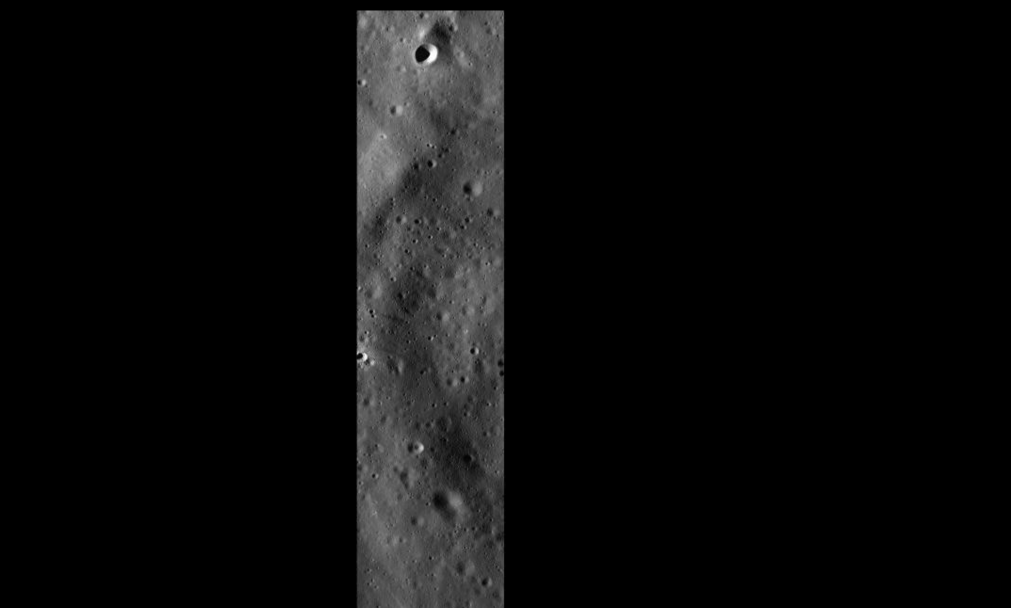
#> input picture data/demo_pairs/ohrc_nac_crater_x/reference.png, 2021 x 1215 px (shown at 1/2 size)
$ python generate_patch_triplets.py --sample-image ../data/demo_pairs/synthetic_validation/target.png
#> lines starting #> are read from the running program, lines starting #| are printed output that depends on the picture; after the words box and inside, x2 and y2 are one past the last pixel; in counts of white or black regions, pixels touching at a corner belong together
"""Lunar Surface Patch Triplet Generator for Deep Metric Learning (Module 2).

Generates anchor, positive, and negative 32x32 grayscale patch triplets from
lunar orbital imagery for metric learning (Triplet Loss / Siamese networks):
  - Anchor: 32x32 patch centered on an AKAZE keypoint in the source image.
  - Positive: 32x32 patch centered on the same physical crater feature after
              random synthetic homography (rotation, scale, perspective jitter)
              and radiometric illumination shifts (gamma, brightness, contrast).
  - Negative: 32x32 patch centered on a different keypoint from the same image
              at least 50 pixels away to ensure non-overlapping spatial terrain.

Saves output triplets to data/training/patch_triplets.npz and visualizes samples
to data/training/sample_triplets.png.
"""

import argparse
import os
import sys
from pathlib import Path
import numpy as np
import cv2
import matplotlib.pyplot as plt

# Ensure project root is on sys.path
PROJECT_ROOT = Path(__file__).resolve().parent.parent
if str(PROJECT_ROOT) not in sys.path:
    sys.path.insert(0, str(PROJECT_ROOT))


def discover_source_images(input_dirs: list[str]) -> list[Path]:
    """Discover base lunar images from provided directories.

    Args:
        input_dirs: List of directory paths to scan.

    Returns:
        List of Path objects pointing to valid lunar source images.
    """
    found_images: list[Path] = []
    seen_paths: set[Path] = set()

    for dir_str in input_dirs:
        d = Path(dir_str).resolve()
        if not d.exists():
            print(f"[!] Warning: Directory not found: {d}")
            continue

        for ext in ("*.png", "*.tif", "*.tiff", "*.jpg", "*.jpeg"):
            for f in sorted(d.rglob(ext)):
                # Avoid synthetic target / derived files
                if f.name.lower() in ("target.png", "target.tif", "target.tiff", "warped.png"):
                    continue
                # If a PNG with the same stem exists, prefer PNG over TIF to save I/O time
                if f.suffix.lower() in (".tif", ".tiff"):
                    png_equivalent = f.with_suffix(".png")
                    if png_equivalent.exists():
                        continue
                    if (f.parent / "source.png").exists() and "ohrc" in f.name.lower():
                        continue
                    if (f.parent / "reference.png").exists() and "nac" in f.name.lower():
                        continue

                if f not in seen_paths:
                    seen_paths.add(f)
                    found_images.append(f)

    return found_images


def generate_synthetic_homography_warp(
    image: np.ndarray,
    rng: np.random.Generator,
) -> tuple[np.ndarray, np.ndarray, np.ndarray]:
    """Apply random synthetic homography and illumination shift to an image.

    Args:
        image: Grayscale 2D uint8 numpy array.
        rng: Initialized NumPy random generator.

    Returns:
        Tuple of (warped_image, valid_mask, H_3x3).
    """
    height, width = image.shape[:2]
    center = (width / 2.0, height / 2.0)

    # 1. Rotation and Scale:
    angle = float(rng.uniform(-15.0, 15.0))
    scale = float(rng.uniform(0.85, 1.15))
    tx = float(rng.uniform(-25.0, 25.0))
    ty = float(rng.uniform(-25.0, 25.0))

    M_rot = cv2.getRotationMatrix2D(center, angle, scale)
    M_rot[0, 2] += tx
    M_rot[1, 2] += ty

    # 2. Perspective Jitter:
    # Transform 4 image corners with affine matrix, then add small random offsets
    src_corners = np.float32([[0, 0], [width, 0], [width, height], [0, height]])
    dst_corners = np.zeros_like(src_corners)
    for i, (x, y) in enumerate(src_corners):
        pt_affine = M_rot @ np.array([x, y, 1.0], dtype=np.float64)
        dst_corners[i] = pt_affine[:2]

    # Perspective jitter offset bounded by 2.5% of min dimension
    jitter_max = min(width, height) * 0.025
    corner_jitter = rng.uniform(-jitter_max, jitter_max, size=dst_corners.shape).astype(np.float32)
    dst_corners += corner_jitter

    H = cv2.getPerspectiveTransform(src_corners, dst_corners)

    # 3. Geometric Warp:
    warped_img = cv2.warpPerspective(
        image,
        H,
        (width, height),
        flags=cv2.INTER_LINEAR,
        borderMode=cv2.BORDER_CONSTANT,
        borderValue=0,
    )

    # Binary mask of valid interior pixels (excluding black warp borders)
    valid_mask = cv2.warpPerspective(
        np.full((height, width), 255, dtype=np.uint8),
        H,
        (width, height),
        flags=cv2.INTER_NEAREST,
        borderMode=cv2.BORDER_CONSTANT,
        borderValue=0,
    )

    # 4. Radiometric Illumination Shift (Simulate Lunar Sun Angle Differences):
    # - Non-linear gamma adjustment
    gamma = float(rng.uniform(0.75, 1.35))
    gamma_lut = np.array(
        [((i / 255.0) ** gamma) * 255.0 for i in range(256)]
    ).astype(np.uint8)
    gamma_corrected = cv2.LUT(warped_img, gamma_lut)

    # - Contrast and brightness adjustments
    contrast = float(rng.uniform(0.85, 1.15))
    brightness = int(rng.integers(-25, 26))

    adjusted = np.clip(
        gamma_corrected.astype(np.float32) * contrast + brightness, 0, 255
    ).astype(np.uint8)

    # Zero out out-of-bound pixels
    adjusted[valid_mask == 0] = 0

    return adjusted, valid_mask, H


def extract_triplets(
    source_images: list[Path],
    target_count: int = 5000,
    patch_size: int = 32,
    min_negative_dist: float = 50.0,
    warps_per_image: int = 35,
    seed: int = 42,
) -> tuple[np.ndarray, np.ndarray, np.ndarray]:
    """Generate anchor/positive/negative patch triplets across source images.

    Args:
        source_images: List of source lunar image paths.
        target_count: Target number of triplets to generate (>= 5000).
        patch_size: Square patch side length in pixels (default: 32).
        min_negative_dist: Minimum Euclidean distance for negative patch keypoint (px).
        warps_per_image: Number of synthetic homography warps per source image.
        seed: Random seed for reproducibility.

    Returns:
        Tuple of (anchors, positives, negatives) as numpy arrays of shape [N, 32, 32].
    """
    rng = np.random.default_rng(seed)
    half_size = patch_size / 2.0
    akaze = cv2.AKAZE_create()

    anchors_list: list[np.ndarray] = []
    positives_list: list[np.ndarray] = []
    negatives_list: list[np.ndarray] = []

    print(f"[*] Discovering keypoints and generating patch triplets...")
    print(f"    Target count: {target_count} triplets")
    print(f"    Patch size:   {patch_size}x{patch_size} px")
    print(f"    Min neg dist: {min_negative_dist} px")

    for img_idx, img_path in enumerate(source_images):
        if len(anchors_list) >= target_count:
            break

        print(f"\n[{img_idx + 1}/{len(source_images)}] Processing: {img_path.name}")
        image = cv2.imread(str(img_path), cv2.IMREAD_GRAYSCALE)
        if image is None:
            print(f"    [!] Failed to load image: {img_path}")
            continue

        h, w = image.shape[:2]
        print(f"    Image dimensions: {w}x{h} px")

        # Detect AKAZE keypoints
        kps = akaze.detect(image, None)
        print(f"    Detected AKAZE keypoints: {len(kps)}")

        # Filter keypoints that are too close to image borders for a 32x32 patch
        margin = half_size + 2.0
        valid_kps = [
            k for k in kps
            if margin <= k.pt[0] <= (w - margin) and margin <= k.pt[1] <= (h - margin)
        ]
        num_valid = len(valid_kps)
        print(f"    Valid interior keypoints: {num_valid}")

        if num_valid < 10:
            print(f"    [!] Too few interior keypoints in {img_path.name}; skipping.")
            continue

        pts_array = np.array([k.pt for k in valid_kps], dtype=np.float32)

        # Distribute triplet budget across warps
        needed = target_count - len(anchors_list)
        per_warp_target = max(15, int(np.ceil(needed / (warps_per_image * (len(source_images) - img_idx)))))

        triplets_before_img = len(anchors_list)

        for warp_idx in range(warps_per_image):
            if len(anchors_list) >= target_count:
                break

            warped_img, valid_mask, H = generate_synthetic_homography_warp(image, rng)

            # Shuffle keypoints order for this warp
            shuffled_indices = rng.permutation(num_valid)

            warp_triplets_count = 0
            for idx in shuffled_indices:
                if len(anchors_list) >= target_count:
                    break
                if warp_triplets_count >= per_warp_target:
                    break

                pt_src = pts_array[idx]

                # Project anchor keypoint to warped coordinate frame:
                # [x_proj, y_proj, w] = H @ [x, y, 1]
                p_homo = H @ np.array([pt_src[0], pt_src[1], 1.0], dtype=np.float64)
                w_coord = p_homo[2]
                if abs(w_coord) < 1e-8:
                    continue
                x_proj = float(p_homo[0] / w_coord)
                y_proj = float(p_homo[1] / w_coord)

                # Ensure positive patch is within image borders
                if not (margin <= x_proj <= (w - margin) and margin <= y_proj <= (h - margin)):
                    continue

                # Ensure positive patch does not intersect the black warp border:
                # Sample the valid_mask over the 32x32 window
                mask_patch = cv2.getRectSubPix(valid_mask, (patch_size, patch_size), (x_proj, y_proj))
                if np.min(mask_patch) < 250:
                    # Patch touches or crosses the out-of-bounds border
                    continue

                # Select a negative keypoint from the same image with distance >= min_negative_dist
                # Rapid rejection sampling:
                neg_idx = None
                for _ in range(25):
                    candidate_idx = int(rng.integers(0, num_valid))
                    if candidate_idx == idx:
                        continue
                    pt_cand = pts_array[candidate_idx]
                    dist_sq = (pt_src[0] - pt_cand[0]) ** 2 + (pt_src[1] - pt_cand[1]) ** 2
                    if dist_sq >= (min_negative_dist ** 2):
                        neg_idx = candidate_idx
                        break

                if neg_idx is None:
                    # Fallback exhaustive search
                    dists = np.linalg.norm(pts_array - pt_src, axis=1)
                    eligible = np.where(dists >= min_negative_dist)[0]
                    if len(eligible) == 0:
                        continue
                    neg_idx = int(rng.choice(eligible))

                pt_neg = pts_array[neg_idx]

                # Extract 32x32 patches using sub-pixel interpolation
                anchor_patch = cv2.getRectSubPix(
                    image, (patch_size, patch_size), (float(pt_src[0]), float(pt_src[1]))
                )
                positive_patch = cv2.getRectSubPix(
                    warped_img, (patch_size, patch_size), (x_proj, y_proj)
                )
                negative_patch = cv2.getRectSubPix(
                    image, (patch_size, patch_size), (float(pt_neg[0]), float(pt_neg[1]))
                )

                anchors_list.append(anchor_patch)
                positives_list.append(positive_patch)
                negatives_list.append(negative_patch)
                warp_triplets_count += 1

        img_triplets_added = len(anchors_list) - triplets_before_img
        print(f"    Triplets generated from this image: {img_triplets_added}")
        print(f"    Cumulative total: {len(anchors_list)} / {target_count}")

    total_achieved = len(anchors_list)
    print("\n" + "=" * 65)
    if total_achieved >= target_count:
        print(f"[OK] SUCCESS: Target achieved! Total triplets generated: {total_achieved}")
    else:
        print(f"[!] WARNING: Target of {target_count} was NOT reached!")
        print(f"    Achieved: {total_achieved} triplets.")
        print(f"    Reason: Insufficient keypoints or valid warp projections across images.")
    print("=" * 65)

    anchors_arr = np.array(anchors_list, dtype=np.uint8)
    positives_arr = np.array(positives_list, dtype=np.uint8)
    negatives_arr = np.array(negatives_list, dtype=np.uint8)

    return anchors_arr, positives_arr, negatives_arr


# [95 lines left out: function save_sample_visualization, not called in this run]


def main():
    parser = argparse.ArgumentParser(
        description="Generate 32x32 lunar crater patch triplets for deep metric learning."
    )
    parser.add_argument(
        "--input-dirs",
        nargs="+",
        default=["data/demo_pairs"],
        help="Directories to search for source lunar images (default: data/demo_pairs).",
    )
    parser.add_argument(
        "--output-file",
        type=str,
        default="data/training/patch_triplets.npz",
        help="Destination path for .npz triplet arrays (default: data/training/patch_triplets.npz).",
    )
    parser.add_argument(
        "--sample-image",
        type=str,
        default="data/training/sample_triplets.png",
        help="Destination path for sample triplets visualization image (default: data/training/sample_triplets.png).",
    )
    parser.add_argument(
        "--target-count",
        type=int,
        default=5000,
        help="Minimum target number of triplets to generate (default: 5000).",
    )
    parser.add_argument(
        "--patch-size",
        type=int,
        default=32,
        help="Side length of square patches in pixels (default: 32).",
    )
    parser.add_argument(
        "--min-negative-dist",
        type=float,
        default=50.0,
        help="Minimum distance in pixels for negative patch keypoints (default: 50.0).",
    )
    parser.add_argument(
        "--warps-per-image",
        type=int,
        default=35,
        help="Number of synthetic homography warps per source image (default: 35).",
    )
    parser.add_argument(
        "--seed",
        type=int,
        default=42,
        help="Base random seed for reproducibility (default: 42).",
    )

    args = parser.parse_args()

    output_path = Path(args.output_file)
    output_path.parent.mkdir(parents=True, exist_ok=True)
    sample_path = Path(args.sample_image)

    # 1. Discover lunar source images
    source_images = discover_source_images(args.input_dirs)
    if not source_images:
        print("[!] Error: No base lunar images discovered in:")
        for d in args.input_dirs:
            print(f"    - {d}")
        sys.exit(1)

    print(f"[*] Discovered {len(source_images)} lunar source images:")
    for img in source_images:
        print(f"    - {img.relative_to(PROJECT_ROOT) if PROJECT_ROOT in img.parents else img}")

    # 2. Extract triplets
    anchors, positives, negatives = extract_triplets(
        source_images=source_images,
        target_count=args.target_count,
        patch_size=args.patch_size,
        min_negative_dist=args.min_negative_dist,
        warps_per_image=args.warps_per_image,
        seed=args.seed,
    )
#> in extract_triplets, image is the input picture: shape (1215, 2021); min 0, max 255, mean 11.2
#|     Image dimensions: 2021x1215 px
#> in extract_triplets, `kps = akaze.detect(image, None)`: kps = 476 keypoints; strongest (x, y, size): (868, 103, 11.4), (731, 713, 8.1), (721, 712, 8.1), (851, 108, 11.4)
#|     Detected AKAZE keypoints: 476
#> in extract_triplets, `valid_kps = [ k for k in kps if margin <= k.pt[0] <= (w - margin) and ..`: valid_kps has the same summary as kps
#> in extract_triplets, `num_valid = len(valid_kps)`: num_valid = 476
#|     Valid interior keypoints: 476
#> in extract_triplets, `pts_array = np.array([k.pt for k in valid_kps], dtype=np.float32)`: pts_array = 476 pairs, first value 710.1 to 1008.3, second value 30.73 to 1165.8
#> the loop in extract_triplets, `for warp_idx in range(warps_per_image):` made 35 passes
#> pass 1, in generate_synthetic_homography_warp, `warped_img = cv2.warpPerspective( image, H, (width, height), flags=cv2..`:
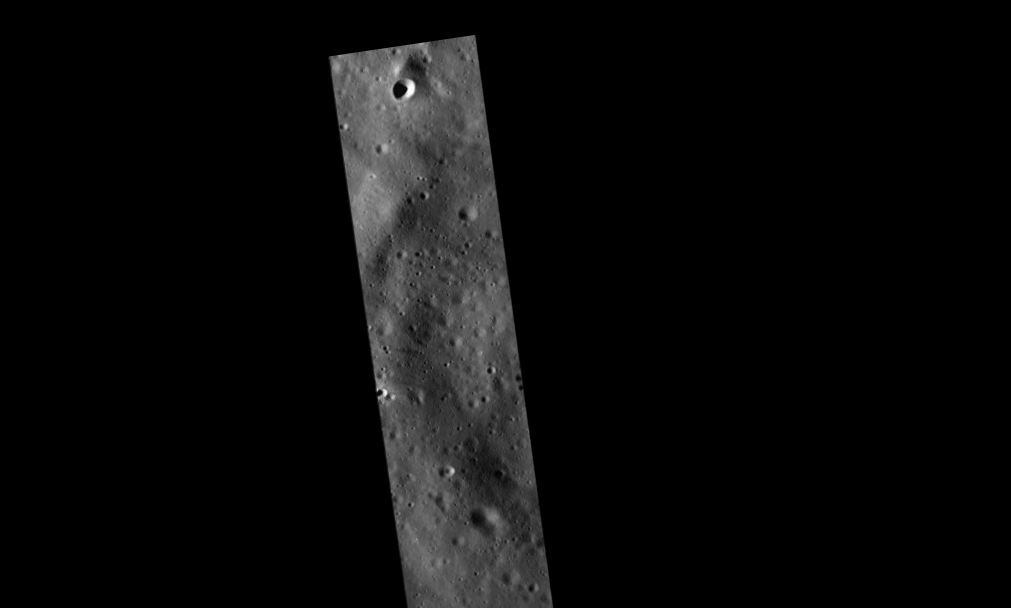
#> warped_img: shape (1215, 2021) (shown at 1/2 size); min 0, max 255, mean 10.6
#> after the loop in extract_triplets, `for warp_idx in range(warps_per_image):`:
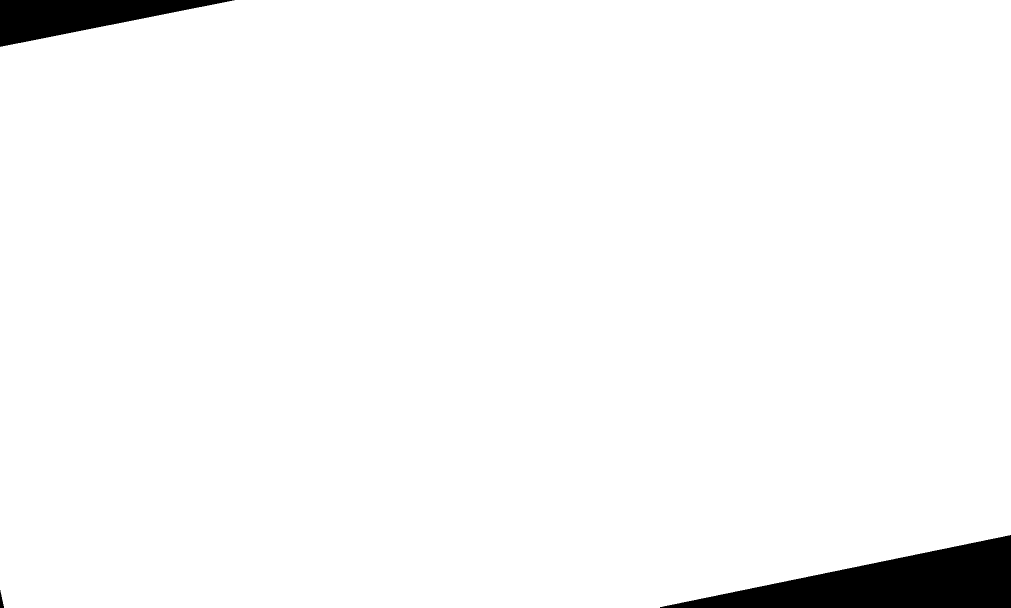
#> valid_mask: shape (1215, 2021) (shown at 1/2 size); 97% white; 3 black regions, box (x1, y1, x2, y2) and area: (1320, 1070, 2021, 1215) 50912, (0, 0, 469, 94) 22099, (0, 1180, 8, 1215) 150
#> after the loop in extract_triplets, `for warp_idx in range(warps_per_image):`:
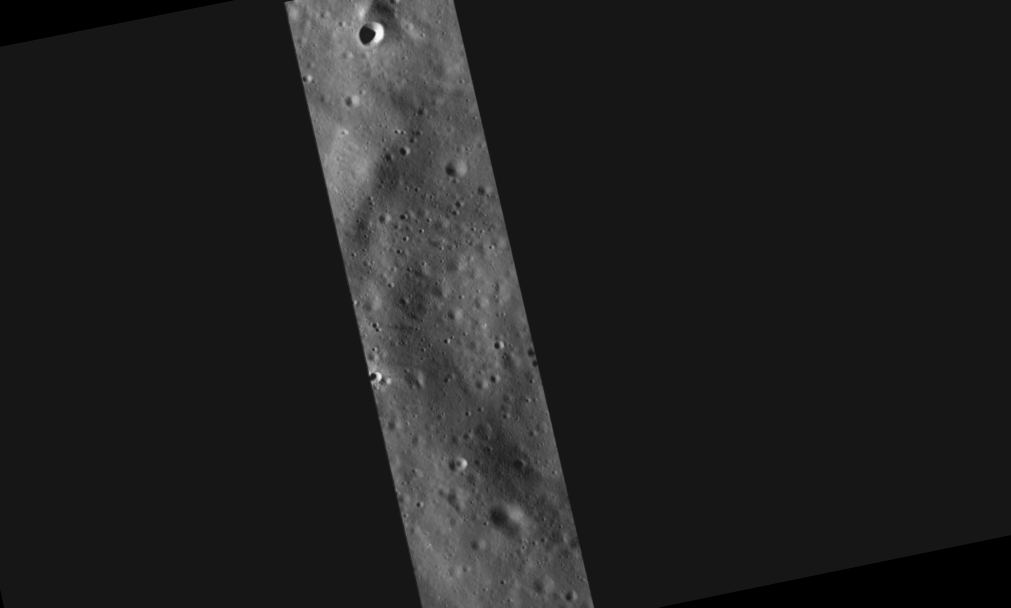
#> warped_img: shape (1215, 2021) (shown at 1/2 size); min 0, max 250, mean 32.7
#> after the loop in extract_triplets, `for warp_idx in range(warps_per_image):`: anchors_list = 5000 items
#> in extract_triplets, `img_triplets_added = len(anchors_list) - triplets_before_img`: img_triplets_added = 5000
#|     Triplets generated from this image: 5000
#|     Cumulative total: 5000 / 5000
#| [OK] SUCCESS: Target achieved! Total triplets generated: 5000

    # 3. Save compressed npz archive
    print(f"\n[*] Saving triplets to: {output_path}")
    np.savez_compressed(
        output_path,
        anchors=anchors,
        positives=positives,
        negatives=negatives,
    )
#> (the run stopped early here; a loop or call above may not have finished)
